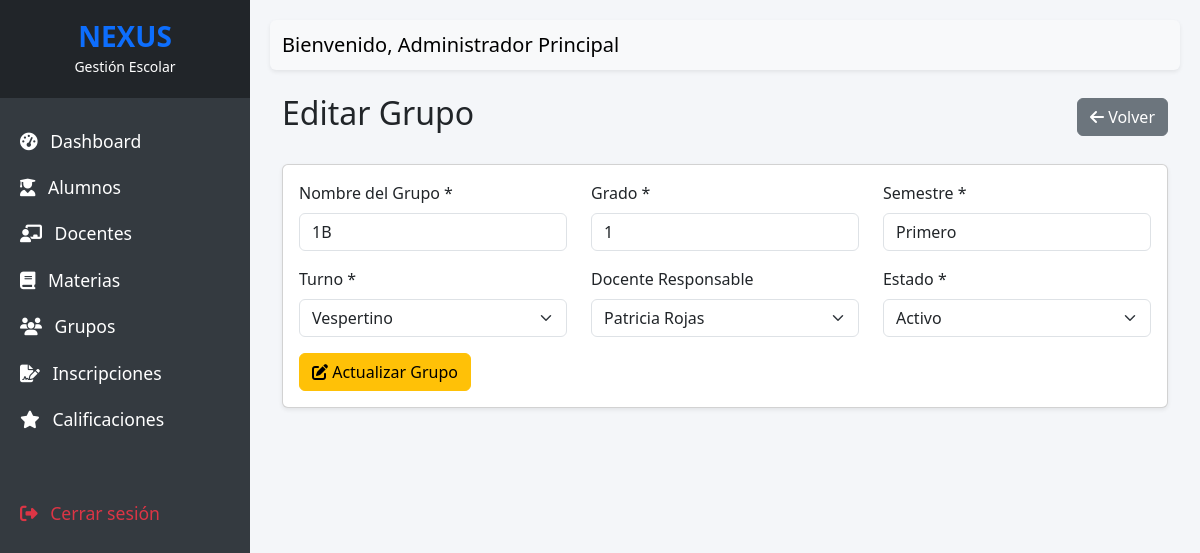
The page /app/grupos/editar.php?id=2 (signed in) on the database its author committed.
### tables this page shows
CREATE TABLE `grupos` (
  `id` int(11) NOT NULL AUTO_INCREMENT,
  `nombre_grupo` varchar(20) NOT NULL,
  `grado` int(11) NOT NULL,
  `semestre` varchar(20) NOT NULL,
  `turno` varchar(20) NOT NULL,
  `docente_responsable_id` int(11) DEFAULT NULL,
  `estado` varchar(20) NOT NULL DEFAULT 'Activo',
  PRIMARY KEY (`id`),
  KEY `docente_responsable_id` (`docente_responsable_id`),
  CONSTRAINT `fk_grupo_docente` FOREIGN KEY (`docente_responsable_id`) REFERENCES `docentes` (`id`) ON DELETE SET NULL
);

CREATE TABLE `docentes` (
  `id` int(11) NOT NULL AUTO_INCREMENT,
  `numero_empleado` varchar(20) NOT NULL,
  `nombre` varchar(50) NOT NULL,
  `apellido_paterno` varchar(50) NOT NULL,
  `apellido_materno` varchar(50) NOT NULL,
  `correo` varchar(100) DEFAULT NULL,
  `telefono` varchar(20) DEFAULT NULL,
  `especialidad` varchar(100) NOT NULL,
  `estado` varchar(20) NOT NULL DEFAULT 'Activo',
  PRIMARY KEY (`id`),
  UNIQUE KEY `numero_empleado` (`numero_empleado`)
);

### app/grupos/editar.php (the view, shortened to what this page needs)
<?php
require_once '../config/database.php';
require_once '../includes/header.php';
$id = $_GET['id'];
$stmt = $pdo->prepare("SELECT * FROM grupos WHERE id = ?");
$stmt->execute([$id]);
$grupo = $stmt->fetch();
$docentesStmt = $pdo->query("SELECT id, nombre, apellido_paterno, apellido_materno FROM docentes WHERE estado = 'Activo' ORDER BY nombre");
$docentes = $docentesStmt->fetchAll();
?>
<div class="container-fluid">
    <div class="d-flex justify-content-between align-items-center mb-4">
        <h2>Editar Grupo</h2>
        <a href="index.php" class="btn btn-secondary"><i class="fas fa-arrow-left"></i> Volver</a>
    </div>
    <div class="card shadow-sm">
        <div class="card-body">
            <form method="POST" action="">
                <div class="row">
                    <div class="col-md-4 mb-3">
                        <label class="form-label">Nombre del Grupo *</label>
                        <input type="text" name="nombre_grupo" class="form-control" value="<?php echo htmlspecialchars($grupo->nombre_grupo); ?>" required>
                    </div>
                    <div class="col-md-4 mb-3">
                        <label class="form-label">Grado *</label>
                        <input type="number" name="grado" class="form-control" value="<?php echo htmlspecialchars($grupo->grado); ?>" required>
                    </div>
                    <div class="col-md-4 mb-3">
                        <label class="form-label">Semestre *</label>
                        <input type="text" name="semestre" class="form-control" value="<?php echo htmlspecialchars($grupo->semestre); ?>" required>
                    </div>
                    <div class="col-md-4 mb-3">
                        <label class="form-label">Turno *</label>
                        <select name="turno" class="form-select" required>
                            <option value="Vespertino" <?php echo ($grupo->turno == 'Vespertino') ? 'selected' : ''; ?>>Vespertino</option>
                        </select>
                    </div>
                    <div class="col-md-4 mb-3">
                        <label class="form-label">Docente Responsable</label>
                        <select name="docente_responsable_id" class="form-select">
                            <?php foreach($docentes as $doc): ?>
                                <option value="<?php echo $doc->id; ?>" <?php echo ($grupo->docente_responsable_id == $doc->id) ? 'selected' : ''; ?>><?php echo htmlspecialchars($doc->nombre . ' ' . $doc->apellido_paterno); ?></option>
                            <?php endforeach; ?>
                        </select>
                    </div>
                    <div class="col-md-4 mb-3">
                        <label class="form-label">Estado *</label>
                        <select name="estado" class="form-select" required>
                            <option value="Activo" <?php echo ($grupo->estado == 'Activo') ? 'selected' : ''; ?>>Activo</option>
                        </select>
                    </div>
                </div>
                <button type="submit" class="btn btn-warning"><i class="fas fa-edit"></i> Actualizar Grupo</button>
            </form>
        </div>
    </div>
</div>
<?php require_once '../includes/footer.php'; ?>

### app/assets/css/style.css (style rules this page uses)
body { font-family: 'Segoe UI', Tahoma, Geneva, Verdana, sans-serif; background-color: #f4f6f9; }

### rows shown on the page
grupos: nombre_grupo "1B", grado "1", semestre "Primero", turno "Vespertino", docente_responsable_id "Patricia Rojas", estado "Activo"

### other values the page prints
$_SESSION['usuario_nombre'] "Administrador Principal"
